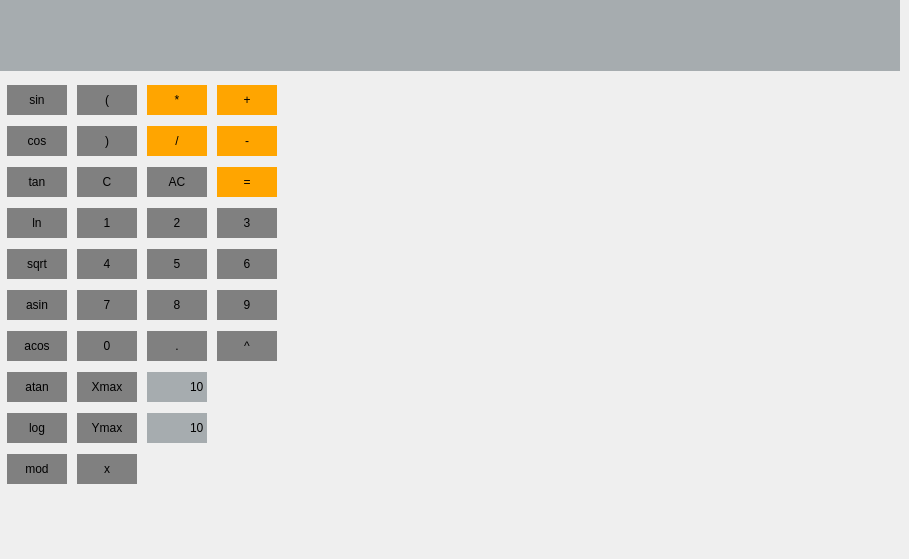
    <widget class="QWidget" name="tab_2">
     <attribute name="title">
      <string>PlotGraph</string>
     </attribute>
     <widget class="QWidget" name="gridLayoutWidget_2">
      <property name="geometry">
       <rect>
        <x>3</x>
        <y>80</y>
        <width>281</width>
        <height>411</height>
       </rect>
      </property>
      <property name="sizePolicy">
       <sizepolicy hsizetype="Maximum" vsizetype="Maximum">
        <horstretch>0</horstretch>
        <verstretch>0</verstretch>
       </sizepolicy>
      </property>
      <property name="minimumSize">
       <size>
        <width>140</width>
        <height>70</height>
       </size>
      </property>
      <property name="styleSheet">
       <string>QPushButton {
	background-color: #808080;
	border: 0px gray;
	font: 900 13pt &quot;Arial Black&quot;;
}</string>
      </property>
      <layout class="QGridLayout" name="gridLayout_2">
       <item row="4" column="0">
        <widget class="QPushButton" name="button_sqrt_2">
         <property name="sizePolicy">
          <sizepolicy hsizetype="Maximum" vsizetype="Maximum">
           <horstretch>0</horstretch>
           <verstretch>0</verstretch>
          </sizepolicy>
         </property>
         <property name="minimumSize">
          <size>
           <width>60</width>
           <height>30</height>
          </size>
         </property>
         <property name="styleSheet">
          <string notr="true">QPushButton {
	background-color: #808080;
	border: 0px gray;
	font: 900 13pt &quot;Arial Black&quot;;
}</string>
         </property>
         <property name="text">
          <string>sqrt</string>
         </property>
        </widget>
       </item>
       <item row="0" column="5">
        <widget class="QPushButton" name="button_sum_2">
         <property name="sizePolicy">
          <sizepolicy hsizetype="Maximum" vsizetype="Maximum">
           <horstretch>0</horstretch>
           <verstretch>0</verstretch>
          </sizepolicy>
         </property>
         <property name="minimumSize">
          <size>
           <width>60</width>
           <height>30</height>
          </size>
         </property>
         <property name="styleSheet">
          <string notr="true">QPushButton {
	background-color: #FFA500;
	border: 5px black;
	font: 900 13pt &quot;Arial Black&quot;;
}</string>
         </property>
         <property name="text">
          <string>+</string>
         </property>
        </widget>
       </item>
       <item row="0" column="1">
        <widget class="QPushButton" name="button_lbracket_2">
         <property name="sizePolicy">
          <sizepolicy hsizetype="Maximum" vsizetype="Maximum">
           <horstretch>0</horstretch>
           <verstretch>0</verstretch>
          </sizepolicy>
         </property>
         <property name="minimumSize">
          <size>
           <width>60</width>
           <height>30</height>
          </size>
         </property>
         <property name="styleSheet">
          <string notr="true">QPushButton {
	background-color: #808080;
	border: 0px gray;
	font: 900 13pt &quot;Arial Black&quot;;
}</string>
         </property>
         <property name="text">
          <string>(</string>
         </property>
        </widget>
       </item>
       <item row="1" column="1">
        <widget class="QPushButton" name="button_rbracket_2">
         <property name="sizePolicy">
          <sizepolicy hsizetype="Maximum" vsizetype="Maximum">
           <horstretch>0</horstretch>
           <verstretch>0</verstretch>
          </sizepolicy>
         </property>
         <property name="minimumSize">
          <size>
           <width>60</width>
           <height>30</height>
          </size>
         </property>
         <property name="styleSheet">
          <string notr="true">QPushButton {
	background-color: #808080;
	border: 0px gray;
	font: 900 13pt &quot;Arial Black&quot;;
}</string>
         </property>
         <property name="text">
          <string>)</string>
         </property>
        </widget>
       </item>
       <item row="9" column="0">
        <widget class="QPushButton" name="button_mod_2">
         <property name="sizePolicy">
          <sizepolicy hsizetype="Maximum" vsizetype="Maximum">
           <horstretch>0</horstretch>
           <verstretch>0</verstretch>
          </sizepolicy>
         </property>
         <property name="minimumSize">
          <size>
           <width>60</width>
           <height>30</height>
          </size>
         </property>
         <property name="styleSheet">
          <string notr="true">QPushButton {
	background-color: #808080;
	border: 0px gray;
	font: 900 13pt &quot;Arial Black&quot;;
}</string>
         </property>
         <property name="text">
          <string>mod</string>
         </property>
        </widget>
       </item>
       <item row="1" column="5">
        <widget class="QPushButton" name="button_sub_2">
         <property name="sizePolicy">
          <sizepolicy hsizetype="Maximum" vsizetype="Maximum">
           <horstretch>0</horstretch>
           <verstretch>0</verstretch>
          </sizepolicy>
         </property>
         <property name="minimumSize">
          <size>
           <width>60</width>
           <height>30</height>
          </size>
         </property>
         <property name="styleSheet">
          <string notr="true">QPushButton {
	background-color: #FFA500;
	border: 5px black;
	font: 900 13pt &quot;Arial Black&quot;;
}</string>
         </property>
         <property name="text">
          <string>-</string>
         </property>
        </widget>
       </item>
       <item row="6" column="1">
        <widget class="QPushButton" name="button_0_plot">
         <property name="sizePolicy">
          <sizepolicy hsizetype="Maximum" vsizetype="Maximum">
           <horstretch>0</horstretch>
           <verstretch>0</verstretch>
          </sizepolicy>
         </property>
         <property name="minimumSize">
          <size>
           <width>60</width>
           <height>30</height>
          </size>
         </property>
         <property name="styleSheet">
          <string notr="true">QPushButton {
	background-color: #808080;
	border: 0px gray;
	font: 900 13pt &quot;Arial Black&quot;;
}</string>
         </property>
         <property name="text">
          <string>0</string>
         </property>
        </widget>
       </item>
       <item row="0" column="0">
        <widget class="QPushButton" name="button_sin_2">
         <property name="sizePolicy">
          <sizepolicy hsizetype="Maximum" vsizetype="Maximum">
           <horstretch>0</horstretch>
           <verstretch>0</verstretch>
          </sizepolicy>
         </property>
         <property name="minimumSize">
          <size>
           <width>60</width>
           <height>30</height>
          </size>
         </property>
         <property name="styleSheet">
          <string notr="true">QPushButton {
	background-color: #808080;
	border: 0px gray;
	font: 900 13pt &quot;Arial Black&quot;;
}</string>
         </property>
         <property name="text">
          <string>sin</string>
         </property>
        </widget>
       </item>
       <item row="2" column="4">
        <widget class="QPushButton" name="button_clear_all_2">
         <property name="sizePolicy">
          <sizepolicy hsizetype="Maximum" vsizetype="Maximum">
           <horstretch>0</horstretch>
           <verstretch>0</verstretch>
          </sizepolicy>
         </property>
         <property name="minimumSize">
          <size>
           <width>60</width>
           <height>30</height>
          </size>
         </property>
         <property name="styleSheet">
          <string notr="true">QPushButton {
	background-color: #808080;
	border: 0px gray;
	font: 900 13pt &quot;Arial Black&quot;;
}</string>
         </property>
         <property name="text">
          <string>AC</string>
         </property>
        </widget>
       </item>
       <item row="4" column="5">
        <widget class="QPushButton" name="button_6_plot">
         <property name="sizePolicy">
          <sizepolicy hsizetype="Maximum" vsizetype="Maximum">
           <horstretch>0</horstretch>
           <verstretch>0</verstretch>
          </sizepolicy>
         </property>
         <property name="minimumSize">
          <size>
           <width>60</width>
           <height>30</height>
          </size>
         </property>
         <property name="styleSheet">
          <string notr="true">QPushButton {
	background-color: #808080;
	border: 0px gray;
	font: 900 13pt &quot;Arial Black&quot;;
}</string>
         </property>
         <property name="text">
          <string>6</string>
         </property>
        </widget>
       </item>
       <item row="8" column="0">
        <widget class="QPushButton" name="button_log_2">
         <property name="sizePolicy">
          <sizepolicy hsizetype="Maximum" vsizetype="Maximum">
           <horstretch>0</horstretch>
           <verstretch>0</verstretch>
          </sizepolicy>
         </property>
         <property name="minimumSize">
          <size>
           <width>60</width>
           <height>30</height>
          </size>
         </property>
         <property name="styleSheet">
          <string notr="true">QPushButton {
	background-color: #808080;
	border: 0px gray;
	font: 900 13pt &quot;Arial Black&quot;;
}</string>
         </property>
         <property name="text">
          <string>log</string>
         </property>
        </widget>
       </item>
       <item row="2" column="1">
        <widget class="QPushButton" name="button_clear_2">
         <property name="sizePolicy">
          <sizepolicy hsizetype="Maximum" vsizetype="Maximum">
           <horstretch>0</horstretch>
           <verstretch>0</verstretch>
          </sizepolicy>
         </property>
         <property name="minimumSize">
          <size>
           <width>60</width>
           <height>30</height>
          </size>
         </property>
         <property name="styleSheet">
          <string notr="true">QPushButton {
	background-color: #808080;
	border: 0px gray;
	font: 900 13pt &quot;Arial Black&quot;;
}</string>
         </property>
         <property name="text">
          <string>C</string>
         </property>
        </widget>
       </item>
       <item row="5" column="0">
        <widget class="QPushButton" name="button_asin_2">
         <property name="sizePolicy">
          <sizepolicy hsizetype="Maximum" vsizetype="Maximum">
           <horstretch>0</horstretch>
           <verstretch>0</verstretch>
          </sizepolicy>
         </property>
         <property name="minimumSize">
          <size>
           <width>60</width>
           <height>30</height>
          </size>
         </property>
         <property name="styleSheet">
          <string notr="true">QPushButton {
	background-color: #808080;
	border: 0px gray;
	font: 900 13pt &quot;Arial Black&quot;;
}</string>
         </property>
         <property name="text">
          <string>asin</string>
         </property>
        </widget>
       </item>
       <item row="2" column="0">
        <widget class="QPushButton" name="button_tan_2">
         <property name="sizePolicy">
          <sizepolicy hsizetype="Maximum" vsizetype="Maximum">
           <horstretch>0</horstretch>
           <verstretch>0</verstretch>
          </sizepolicy>
         </property>
         <property name="minimumSize">
          <size>
           <width>60</width>
           <height>30</height>
          </size>
         </property>
         <property name="styleSheet">
          <string notr="true">QPushButton {
	background-color: #808080;
	border: 0px gray;
	font: 900 13pt &quot;Arial Black&quot;;
}</string>
         </property>
         <property name="text">
          <string>tan</string>
         </property>
        </widget>
       </item>
       <item row="0" column="4">
        <widget class="QPushButton" name="button_mul_2">
         <property name="sizePolicy">
          <sizepolicy hsizetype="Maximum" vsizetype="Maximum">
           <horstretch>0</horstretch>
           <verstretch>0</verstretch>
          </sizepolicy>
         </property>
         <property name="minimumSize">
          <size>
           <width>60</width>
           <height>30</height>
          </size>
         </property>
         <property name="styleSheet">
          <string notr="true">QPushButton {
	background-color: #FFA500;
	border: 5px black;
	font: 900 13pt &quot;Arial Black&quot;;
}</string>
         </property>
         <property name="text">
          <string>*</string>
         </property>
        </widget>
       </item>
       <item row="3" column="4">
        <widget class="QPushButton" name="button_2_plot">
         <property name="sizePolicy">
          <sizepolicy hsizetype="Maximum" vsizetype="Maximum">
           <horstretch>0</horstretch>
           <verstretch>0</verstretch>
          </sizepolicy>
         </property>
         <property name="minimumSize">
          <size>
           <width>60</width>
           <height>30</height>
          </size>
         </property>
         <property name="styleSheet">
          <string notr="true">QPushButton {
	background-color: #808080;
	border: 0px gray;
	font: 900 13pt &quot;Arial Black&quot;;
}</string>
         </property>
         <property name="text">
          <string>2</string>
         </property>
        </widget>
       </item>
       <item row="5" column="5">
        <widget class="QPushButton" name="button_9_plot">
         <property name="sizePolicy">
          <sizepolicy hsizetype="Maximum" vsizetype="Maximum">
           <horstretch>0</horstretch>
           <verstretch>0</verstretch>
          </sizepolicy>
         </property>
         <property name="minimumSize">
          <size>
           <width>60</width>
           <height>30</height>
          </size>
         </property>
         <property name="styleSheet">
          <string notr="true">QPushButton {
	background-color: #808080;
	border: 0px gray;
	font: 900 13pt &quot;Arial Black&quot;;
}</string>
         </property>
         <property name="text">
          <string>9</string>
         </property>
        </widget>
       </item>
       <item row="7" column="0">
        <widget class="QPushButton" name="button_atan_2">
         <property name="sizePolicy">
          <sizepolicy hsizetype="Maximum" vsizetype="Maximum">
           <horstretch>0</horstretch>
           <verstretch>0</verstretch>
          </sizepolicy>
         </property>
         <property name="minimumSize">
          <size>
           <width>60</width>
           <height>30</height>
          </size>
         </property>
         <property name="styleSheet">
          <string notr="true">QPushButton {
	background-color: #808080;
	border: 0px gray;
	font: 900 13pt &quot;Arial Black&quot;;
}</string>
         </property>
         <property name="text">
          <string>atan</string>
         </property>
        </widget>
       </item>
       <item row="5" column="1">
        <widget class="QPushButton" name="button_7_plot">
         <property name="sizePolicy">
          <sizepolicy hsizetype="Maximum" vsizetype="Maximum">
           <horstretch>0</horstretch>
           <verstretch>0</verstretch>
          </sizepolicy>
         </property>
         <property name="minimumSize">
          <size>
           <width>60</width>
           <height>30</height>
          </size>
         </property>
         <property name="styleSheet">
          <string notr="true">QPushButton {
	background-color: #808080;
	border: 0px gray;
	font: 900 13pt &quot;Arial Black&quot;;
}</string>
         </property>
         <property name="text">
          <string>7</string>
         </property>
        </widget>
       </item>
       <item row="1" column="0">
        <widget class="QPushButton" name="button_cos_2">
         <property name="sizePolicy">
          <sizepolicy hsizetype="Maximum" vsizetype="Maximum">
           <horstretch>0</horstretch>
           <verstretch>0</verstretch>
          </sizepolicy>
         </property>
         <property name="minimumSize">
          <size>
           <width>60</width>
           <height>30</height>
          </size>
         </property>
         <property name="styleSheet">
          <string notr="true">QPushButton {
	background-color: #808080;
	border: 0px gray;
	font: 900 13pt &quot;Arial Black&quot;;
}</string>
         </property>
         <property name="text">
          <string>cos</string>
         </property>
        </widget>
       </item>
       <item row="1" column="4">
        <widget class="QPushButton" name="button_div_2">
         <property name="sizePolicy">
          <sizepolicy hsizetype="Maximum" vsizetype="Maximum">
           <horstretch>0</horstretch>
           <verstretch>0</verstretch>
          </sizepolicy>
         </property>
         <property name="minimumSize">
          <size>
           <width>60</width>
           <height>30</height>
          </size>
         </property>
         <property name="styleSheet">
          <string notr="true">QPushButton {
	background-color: #FFA500;
	border: 5px black;
	font: 900 13pt &quot;Arial Black&quot;;
}</string>
         </property>
         <property name="text">
          <string>/</string>
         </property>
        </widget>
       </item>
       <item row="4" column="1">
        <widget class="QPushButton" name="button_4_plot">
         <property name="sizePolicy">
          <sizepolicy hsizetype="Maximum" vsizetype="Maximum">
           <horstretch>0</horstretch>
           <verstretch>0</verstretch>
          </sizepolicy>
         </property>
         <property name="minimumSize">
          <size>
           <width>60</width>
           <height>30</height>
          </size>
         </property>
         <property name="styleSheet">
          <string notr="true">QPushButton {
	background-color: #808080;
	border: 0px gray;
	font: 900 13pt &quot;Arial Black&quot;;
}</string>
         </property>
         <property name="text">
          <string>4</string>
         </property>
        </widget>
       </item>
       <item row="3" column="1">
        <widget class="QPushButton" name="button_1_plot">
         <property name="sizePolicy">
          <sizepolicy hsizetype="Maximum" vsizetype="Maximum">
           <horstretch>0</horstretch>
           <verstretch>0</verstretch>
          </sizepolicy>
         </property>
         <property name="minimumSize">
          <size>
           <width>60</width>
           <height>30</height>
          </size>
         </property>
         <property name="styleSheet">
          <string notr="true">QPushButton {
	background-color: #808080;
	border: 0px gray;
	font: 900 13pt &quot;Arial Black&quot;;
}</string>
         </property>
         <property name="text">
          <string>1</string>
         </property>
        </widget>
       </item>
       <item row="7" column="1">
        <widget class="QLabel" name="label_x_max">
         <property name="sizePolicy">
          <sizepolicy hsizetype="Maximum" vsizetype="Maximum">
           <horstretch>0</horstretch>
           <verstretch>0</verstretch>
          </sizepolicy>
         </property>
         <property name="minimumSize">
          <size>
           <width>60</width>
           <height>30</height>
          </size>
         </property>
         <property name="styleSheet">
          <string notr="true">QLabel {
	background-color: #808080;
	border: 0px gray;
	font: 900 13pt &quot;Arial Black&quot;;
}</string>
         </property>
         <property name="text">
          <string>Xmax</string>
         </property>
         <property name="alignment">
          <set>Qt::AlignCenter</set>
         </property>
        </widget>
       </item>
       <item row="5" column="4">
        <widget class="QPushButton" name="button_8_plot">
         <property name="sizePolicy">
          <sizepolicy hsizetype="Maximum" vsizetype="Maximum">
           <horstretch>0</horstretch>
           <verstretch>0</verstretch>
          </sizepolicy>
         </property>
         <property name="minimumSize">
          <size>
           <width>60</width>
           <height>30</height>
          </size>
         </property>
         <property name="styleSheet">
          <string notr="true">QPushButton {
	background-color: #808080;
	border: 0px gray;
	font: 900 13pt &quot;Arial Black&quot;;
}</string>
         </property>
         <property name="text">
          <string>8</string>
         </property>
        </widget>
       </item>
       <item row="3" column="0">
        <widget class="QPushButton" name="button_ln_2">
         <property name="sizePolicy">
          <sizepolicy hsizetype="Maximum" vsizetype="Maximum">
           <horstretch>0</horstretch>
           <verstretch>0</verstretch>
          </sizepolicy>
         </property>
         <property name="minimumSize">
          <size>
           <width>60</width>
           <height>30</height>
          </size>
         </property>
         <property name="styleSheet">
          <string notr="true">QPushButton {
	background-color: #808080;
	border: 0px gray;
	font: 900 13pt &quot;Arial Black&quot;;
}</string>
         </property>
         <property name="text">
          <string>ln</string>
         </property>
        </widget>
       </item>
       <item row="6" column="0">
        <widget class="QPushButton" name="button_acos_2">
         <property name="sizePolicy">
          <sizepolicy hsizetype="Maximum" vsizetype="Maximum">
           <horstretch>0</horstretch>
           <verstretch>0</verstretch>
          </sizepolicy>
         </property>
         <property name="minimumSize">
          <size>
           <width>60</width>
           <height>30</height>
          </size>
         </property>
         <property name="styleSheet">
          <string notr="true">QPushButton {
	background-color: #808080;
	border: 0px gray;
	font: 900 13pt &quot;Arial Black&quot;;
}</string>
         </property>
         <property name="text">
          <string>acos</string>
         </property>
        </widget>
       </item>
       <item row="8" column="1">
        <widget class="QLabel" name="label_y_max">
         <property name="sizePolicy">
          <sizepolicy hsizetype="Maximum" vsizetype="Maximum">
           <horstretch>0</horstretch>
           <verstretch>0</verstretch>
          </sizepolicy>
         </property>
         <property name="minimumSize">
          <size>
           <width>60</width>
           <height>30</height>
          </size>
         </property>
         <property name="styleSheet">
          <string notr="true">QLabel {
	background-color: #808080;
	border: 0px gray;
	font: 900 13pt &quot;Arial Black&quot;;
}</string>
         </property>
         <property name="text">
          <string>Ymax</string>
         </property>
         <property name="alignment">
          <set>Qt::AlignCenter</set>
         </property>
        </widget>
       </item>
       <item row="6" column="4">
        <widget class="QPushButton" name="button_dot_2">
         <property name="sizePolicy">
          <sizepolicy hsizetype="Maximum" vsizetype="Maximum">
           <horstretch>0</horstretch>
           <verstretch>0</verstretch>
          </sizepolicy>
         </property>
         <property name="minimumSize">
          <size>
           <width>60</width>
           <height>30</height>
          </size>
         </property>
         <property name="styleSheet">
          <string notr="true">QPushButton {
	background-color: #808080;
	border: 0px gray;
	font: 900 13pt &quot;Arial Black&quot;;
}</string>
         </property>
         <property name="text">
          <string>.</string>
         </property>
        </widget>
       </item>
       <item row="2" column="5">
        <widget class="QPushButton" name="button_equal_2">
         <property name="sizePolicy">
          <sizepolicy hsizetype="Maximum" vsizetype="Maximum">
           <horstretch>0</horstretch>
           <verstretch>0</verstretch>
          </sizepolicy>
         </property>
         <property name="minimumSize">
          <size>
           <width>60</width>
           <height>30</height>
          </size>
         </property>
         <property name="styleSheet">
          <string notr="true">QPushButton {
	background-color: #FFA500;
	border: 5px black;
	font: 900 13pt &quot;Arial Black&quot;;
}</string>
         </property>
         <property name="text">
          <string>=</string>
         </property>
        </widget>
       </item>
       <item row="4" column="4">
        <widget class="QPushButton" name="button_5_plot">
         <property name="sizePolicy">
          <sizepolicy hsizetype="Maximum" vsizetype="Maximum">
           <horstretch>0</horstretch>
           <verstretch>0</verstretch>
          </sizepolicy>
         </property>
         <property name="minimumSize">
          <size>
           <width>60</width>
           <height>30</height>
          </size>
         </property>
         <property name="styleSheet">
          <string notr="true">QPushButton {
	background-color: #808080;
	border: 0px gray;
	font: 900 13pt &quot;Arial Black&quot;;
}</string>
         </property>
         <property name="text">
          <string>5</string>
         </property>
        </widget>
       </item>
       <item row="3" column="5">
        <widget class="QPushButton" name="button_3_plot">
         <property name="sizePolicy">
          <sizepolicy hsizetype="Maximum" vsizetype="Maximum">
           <horstretch>0</horstretch>
           <verstretch>0</verstretch>
          </sizepolicy>
         </property>
         <property name="minimumSize">
          <size>
           <width>60</width>
           <height>30</height>
          </size>
         </property>
         <property name="styleSheet">
          <string notr="true">QPushButton {
	background-color: #808080;
	border: 0px gray;
	font: 900 13pt &quot;Arial Black&quot;;
}</string>
         </property>
         <property name="text">
          <string>3</string>
         </property>
        </widget>
       </item>
       <item row="6" column="5">
        <widget class="QPushButton" name="button_pow_2">
         <property name="sizePolicy">
          <sizepolicy hsizetype="Maximum" vsizetype="Maximum">
           <horstretch>0</horstretch>
           <verstretch>0</verstretch>
          </sizepolicy>
         </property>
         <property name="minimumSize">
          <size>
           <width>60</width>
           <height>30</height>
          </size>
         </property>
         <property name="styleSheet">
          <string notr="true">QPushButton {
	background-color: #808080;
	border: 0px gray;
	font: 900 18pt &quot;Arial Black&quot;;
}</string>
         </property>
         <property name="text">
          <string>^</string>
         </property>
        </widget>
       </item>
       <item row="9" column="1">
        <widget class="QPushButton" name="button_x_2">
         <property name="sizePolicy">
          <sizepolicy hsizetype="Maximum" vsizetype="Maximum">
           <horstretch>0</horstretch>
           <verstretch>0</verstretch>
          </sizepolicy>
         </property>
         <property name="minimumSize">
          <size>
           <width>60</width>
           <height>30</height>
          </size>
         </property>
         <property name="styleSheet">
          <string notr="true">QPushButton {
	background-color: #808080;
	border: 0px gray;
	font: 900 18pt &quot;Arial Black&quot;;
}</string>
         </property>
         <property name="text">
          <string>x</string>
         </property>
        </widget>
       </item>
       <item row="7" column="4">
        <widget class="QLineEdit" name="x_max">
         <property name="sizePolicy">
          <sizepolicy hsizetype="Ignored" vsizetype="Ignored">
           <horstretch>0</horstretch>
           <verstretch>0</verstretch>
          </sizepolicy>
         </property>
         <property name="minimumSize">
          <size>
           <width>60</width>
           <height>30</height>
          </size>
         </property>
         <property name="styleSheet">
          <string notr="true">QLineEdit {
	background-color: #A6ACAF;
	border: 0px light gray;
	font: 900 13pt &quot;Arial Black&quot;;
}</string>
         </property>
         <property name="text">
          <string>10</string>
         </property>
         <property name="alignment">
          <set>Qt::AlignRight|Qt::AlignTrailing|Qt::AlignVCenter</set>
         </property>
        </widget>
       </item>
       <item row="8" column="4">
        <widget class="QLineEdit" name="y_max">
         <property name="sizePolicy">
          <sizepolicy hsizetype="Ignored" vsizetype="Fixed">
           <horstretch>0</horstretch>
           <verstretch>0</verstretch>
          </sizepolicy>
         </property>
         <property name="minimumSize">
          <size>
           <width>60</width>
           <height>30</height>
          </size>
         </property>
         <property name="styleSheet">
          <string notr="true">QLineEdit {
	background-color: #A6ACAF;
	border: 0px light gray;
	font: 900 13pt &quot;Arial Black&quot;;
}</string>
         </property>
         <property name="text">
          <string>10</string>
         </property>
         <property name="alignment">
          <set>Qt::AlignRight|Qt::AlignTrailing|Qt::AlignVCenter</set>
         </property>
        </widget>
       </item>
      </layout>
     </widget>
     <widget class="QLineEdit" name="input_string_plot">
      <property name="geometry">
       <rect>
        <x>0</x>
        <y>0</y>
        <width>900</width>
        <height>71</height>
       </rect>
      </property>
      <property name="layoutDirection">
       <enum>Qt::LeftToRight</enum>
      </property>
      <property name="styleSheet">
       <string notr="true">QLineEdit {
	background-color: #A6ACAF;
	border: 0px light gray;
	font: 900 18pt &quot;Arial Black&quot;;
}</string>
      </property>
      <property name="text">
       <string/>
      </property>
      <property name="alignment">
       <set>Qt::AlignRight|Qt::AlignTrailing|Qt::AlignVCenter</set>
      </property>
     </widget>
     <widget class="QCustomPlot" name="plot_graph" native="true">
      <property name="geometry">
       <rect>
        <x>289</x>
        <y>79</y>
        <width>601</width>
        <height>471</height>
       </rect>
      </property>
     </widget>
    </widget>
